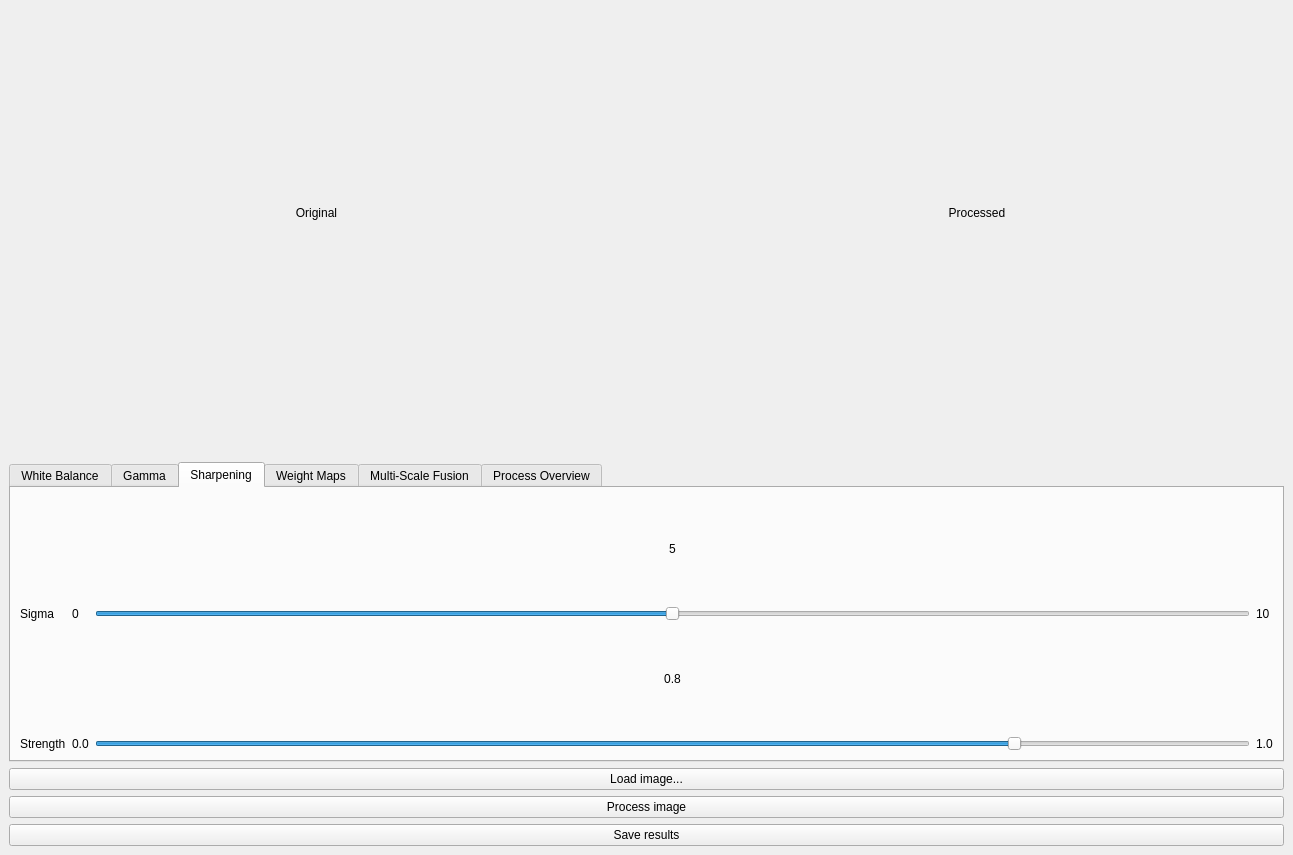
<?xml version="1.0" encoding="UTF-8"?>
<ui version="4.0">
 <class>MainWindow</class>
 <widget class="QMainWindow" name="MainWindow">
  <property name="geometry">
   <rect>
    <x>0</x>
    <y>0</y>
    <width>1293</width>
    <height>855</height>
   </rect>
  </property>
  <property name="windowTitle">
   <string>MainWindow</string>
  </property>
  <widget class="QWidget" name="centralwidget">
   <layout class="QGridLayout" name="gridLayout" rowstretch="0,0,0,0,0,0">
    <item row="5" column="0">
     <widget class="QPushButton" name="button_save">
      <property name="text">
       <string>Save results</string>
      </property>
     </widget>
    </item>
    <item row="3" column="0">
     <widget class="QPushButton" name="button_load">
      <property name="text">
       <string>Load image...</string>
      </property>
     </widget>
    </item>
    <item row="1" column="0">
     <spacer name="verticalSpacer">
      <property name="orientation">
       <enum>Qt::Vertical</enum>
      </property>
      <property name="sizeType">
       <enum>QSizePolicy::Fixed</enum>
      </property>
      <property name="sizeHint" stdset="0">
       <size>
        <width>20</width>
        <height>40</height>
       </size>
      </property>
     </spacer>
    </item>
    <item row="4" column="0">
     <widget class="QPushButton" name="button_process">
      <property name="text">
       <string>Process image</string>
      </property>
     </widget>
    </item>
    <item row="0" column="0">
     <layout class="QHBoxLayout" name="horizontalLayout_5">
      <item>
       <widget class="QLabel" name="label_image_original">
        <property name="text">
         <string>Original</string>
        </property>
        <property name="alignment">
         <set>Qt::AlignCenter</set>
        </property>
       </widget>
      </item>
      <item>
       <spacer name="horizontalSpacer">
        <property name="orientation">
         <enum>Qt::Horizontal</enum>
        </property>
        <property name="sizeType">
         <enum>QSizePolicy::Maximum</enum>
        </property>
        <property name="sizeHint" stdset="0">
         <size>
          <width>40</width>
          <height>20</height>
         </size>
        </property>
       </spacer>
      </item>
      <item>
       <widget class="QLabel" name="label_image_proc">
        <property name="text">
         <string>Processed</string>
        </property>
        <property name="alignment">
         <set>Qt::AlignCenter</set>
        </property>
       </widget>
      </item>
     </layout>
    </item>
    <item row="2" column="0">
     <widget class="QTabWidget" name="tabWidget">
      <property name="maximumSize">
       <size>
        <width>16777215</width>
        <height>300</height>
       </size>
      </property>
      <property name="currentIndex">
       <number>2</number>
      </property>
      <widget class="QWidget" name="tab">
       <attribute name="title">
        <string>White Balance</string>
       </attribute>
       <layout class="QGridLayout" name="gridLayout_2">
        <property name="topMargin">
         <number>9</number>
        </property>
        <property name="bottomMargin">
         <number>9</number>
        </property>
        <property name="verticalSpacing">
         <number>0</number>
        </property>
        <item row="4" column="2">
         <widget class="QSlider" name="slider_alpha_blue">
          <property name="maximum">
           <number>80</number>
          </property>
          <property name="value">
           <number>10</number>
          </property>
          <property name="orientation">
           <enum>Qt::Horizontal</enum>
          </property>
          <property name="tickPosition">
           <enum>QSlider::TicksBothSides</enum>
          </property>
          <property name="tickInterval">
           <number>10</number>
          </property>
         </widget>
        </item>
        <item row="4" column="3">
         <widget class="QLabel" name="label_9">
          <property name="text">
           <string>8.0</string>
          </property>
         </widget>
        </item>
        <item row="1" column="1">
         <widget class="QLabel" name="label_6">
          <property name="text">
           <string>0.0</string>
          </property>
         </widget>
        </item>
        <item row="1" column="4">
         <spacer name="horizontalSpacer_2">
          <property name="orientation">
           <enum>Qt::Horizontal</enum>
          </property>
          <property name="sizeHint" stdset="0">
           <size>
            <width>40</width>
            <height>20</height>
           </size>
          </property>
         </spacer>
        </item>
        <item row="1" column="0">
         <widget class="QLabel" name="label_2">
          <property name="text">
           <string>Alpha red</string>
          </property>
         </widget>
        </item>
        <item row="1" column="2">
         <widget class="QSlider" name="slider_alpha_red">
          <property name="sizePolicy">
           <sizepolicy hsizetype="Preferred" vsizetype="Fixed">
            <horstretch>255</horstretch>
            <verstretch>0</verstretch>
           </sizepolicy>
          </property>
          <property name="maximum">
           <number>80</number>
          </property>
          <property name="value">
           <number>10</number>
          </property>
          <property name="orientation">
           <enum>Qt::Horizontal</enum>
          </property>
          <property name="tickPosition">
           <enum>QSlider::TicksBothSides</enum>
          </property>
          <property name="tickInterval">
           <number>10</number>
          </property>
         </widget>
        </item>
        <item row="4" column="0">
         <widget class="QLabel" name="label_3">
          <property name="text">
           <string>Alpha blue</string>
          </property>
         </widget>
        </item>
        <item row="1" column="3">
         <widget class="QLabel" name="label_7">
          <property name="text">
           <string>8.0</string>
          </property>
         </widget>
        </item>
        <item row="4" column="1">
         <widget class="QLabel" name="label_8">
          <property name="text">
           <string>0.0</string>
          </property>
         </widget>
        </item>
        <item row="0" column="2">
         <widget class="QLabel" name="label_alpha_red">
          <property name="sizePolicy">
           <sizepolicy hsizetype="Preferred" vsizetype="Maximum">
            <horstretch>100</horstretch>
            <verstretch>0</verstretch>
           </sizepolicy>
          </property>
          <property name="maximumSize">
           <size>
            <width>16777215</width>
            <height>15</height>
           </size>
          </property>
          <property name="text">
           <string>1.0</string>
          </property>
          <property name="alignment">
           <set>Qt::AlignCenter</set>
          </property>
         </widget>
        </item>
        <item row="2" column="2">
         <widget class="QLabel" name="label_alpha_blue">
          <property name="maximumSize">
           <size>
            <width>16777215</width>
            <height>10</height>
           </size>
          </property>
          <property name="text">
           <string>1.0</string>
          </property>
          <property name="alignment">
           <set>Qt::AlignCenter</set>
          </property>
         </widget>
        </item>
       </layout>
      </widget>
      <widget class="QWidget" name="tab_2">
       <attribute name="title">
        <string>Gamma</string>
       </attribute>
       <layout class="QGridLayout" name="gridLayout_3">
        <item row="1" column="0">
         <widget class="QLabel" name="label_4">
          <property name="text">
           <string>Gamma</string>
          </property>
         </widget>
        </item>
        <item row="1" column="3">
         <widget class="QLabel" name="label_5">
          <property name="text">
           <string>5.0</string>
          </property>
         </widget>
        </item>
        <item row="1" column="2">
         <widget class="QSlider" name="slider_gamma">
          <property name="maximum">
           <number>50</number>
          </property>
          <property name="value">
           <number>20</number>
          </property>
          <property name="orientation">
           <enum>Qt::Horizontal</enum>
          </property>
          <property name="tickPosition">
           <enum>QSlider::TicksBothSides</enum>
          </property>
          <property name="tickInterval">
           <number>10</number>
          </property>
         </widget>
        </item>
        <item row="1" column="1">
         <widget class="QLabel" name="label">
          <property name="text">
           <string>0.0</string>
          </property>
         </widget>
        </item>
        <item row="0" column="2">
         <widget class="QLabel" name="label_gamma">
          <property name="maximumSize">
           <size>
            <width>16777209</width>
            <height>20</height>
           </size>
          </property>
          <property name="text">
           <string>2.0</string>
          </property>
          <property name="alignment">
           <set>Qt::AlignCenter</set>
          </property>
         </widget>
        </item>
       </layout>
      </widget>
      <widget class="QWidget" name="tab_3">
       <attribute name="title">
        <string>Sharpening</string>
       </attribute>
       <layout class="QGridLayout" name="gridLayout_5">
        <item row="1" column="1">
         <widget class="QLabel" name="label_12">
          <property name="text">
           <string>0</string>
          </property>
         </widget>
        </item>
        <item row="2" column="2">
         <widget class="QLabel" name="label_strength">
          <property name="text">
           <string>0.8</string>
          </property>
          <property name="alignment">
           <set>Qt::AlignCenter</set>
          </property>
         </widget>
        </item>
        <item row="3" column="1">
         <widget class="QLabel" name="label_13">
          <property name="text">
           <string>0.0</string>
          </property>
         </widget>
        </item>
        <item row="3" column="2">
         <widget class="QSlider" name="slider_strength">
          <property name="maximum">
           <number>100</number>
          </property>
          <property name="value">
           <number>80</number>
          </property>
          <property name="orientation">
           <enum>Qt::Horizontal</enum>
          </property>
         </widget>
        </item>
        <item row="0" column="2">
         <widget class="QLabel" name="label_sigma">
          <property name="text">
           <string>5</string>
          </property>
          <property name="alignment">
           <set>Qt::AlignCenter</set>
          </property>
         </widget>
        </item>
        <item row="1" column="3">
         <widget class="QLabel" name="label_14">
          <property name="text">
           <string>10</string>
          </property>
         </widget>
        </item>
        <item row="3" column="3">
         <widget class="QLabel" name="label_15">
          <property name="text">
           <string>1.0</string>
          </property>
         </widget>
        </item>
        <item row="1" column="0">
         <widget class="QLabel" name="label_10">
          <property name="text">
           <string>Sigma</string>
          </property>
         </widget>
        </item>
        <item row="3" column="0">
         <widget class="QLabel" name="label_11">
          <property name="text">
           <string>Strength</string>
          </property>
         </widget>
        </item>
        <item row="1" column="2">
         <widget class="QSlider" name="slider_sigma">
          <property name="maximum">
           <number>10</number>
          </property>
          <property name="pageStep">
           <number>1</number>
          </property>
          <property name="value">
           <number>5</number>
          </property>
          <property name="orientation">
           <enum>Qt::Horizontal</enum>
          </property>
         </widget>
        </item>
       </layout>
      </widget>
      <widget class="QWidget" name="tab_4">
       <attribute name="title">
        <string>Weight Maps</string>
       </attribute>
      </widget>
      <widget class="QWidget" name="tab_5">
       <attribute name="title">
        <string>Multi-Scale Fusion</string>
       </attribute>
      </widget>
      <widget class="QWidget" name="tab_6">
       <attribute name="title">
        <string>Process Overview</string>
       </attribute>
       <layout class="QGridLayout" name="gridLayout_4">
        <item row="3" column="0">
         <widget class="QCheckBox" name="check_weight">
          <property name="text">
           <string>3. Weight Maps</string>
          </property>
          <property name="checked">
           <bool>true</bool>
          </property>
         </widget>
        </item>
        <item row="2" column="0">
         <widget class="QCheckBox" name="check_sharp">
          <property name="text">
           <string>2/B Sharpening</string>
          </property>
          <property name="checked">
           <bool>true</bool>
          </property>
         </widget>
        </item>
        <item row="0" column="0">
         <widget class="QCheckBox" name="check_wb">
          <property name="text">
           <string>1. White Balance</string>
          </property>
          <property name="checked">
           <bool>true</bool>
          </property>
         </widget>
        </item>
        <item row="1" column="0">
         <widget class="QCheckBox" name="check_gamma">
          <property name="text">
           <string>2/A Gamma</string>
          </property>
          <property name="checked">
           <bool>true</bool>
          </property>
         </widget>
        </item>
        <item row="4" column="0">
         <widget class="QCheckBox" name="check_multi">
          <property name="text">
           <string>4. Multi-Scale Fusion</string>
          </property>
          <property name="checked">
           <bool>true</bool>
          </property>
         </widget>
        </item>
       </layout>
      </widget>
     </widget>
    </item>
   </layout>
  </widget>
 </widget>
 <resources/>
 <connections/>
</ui>
